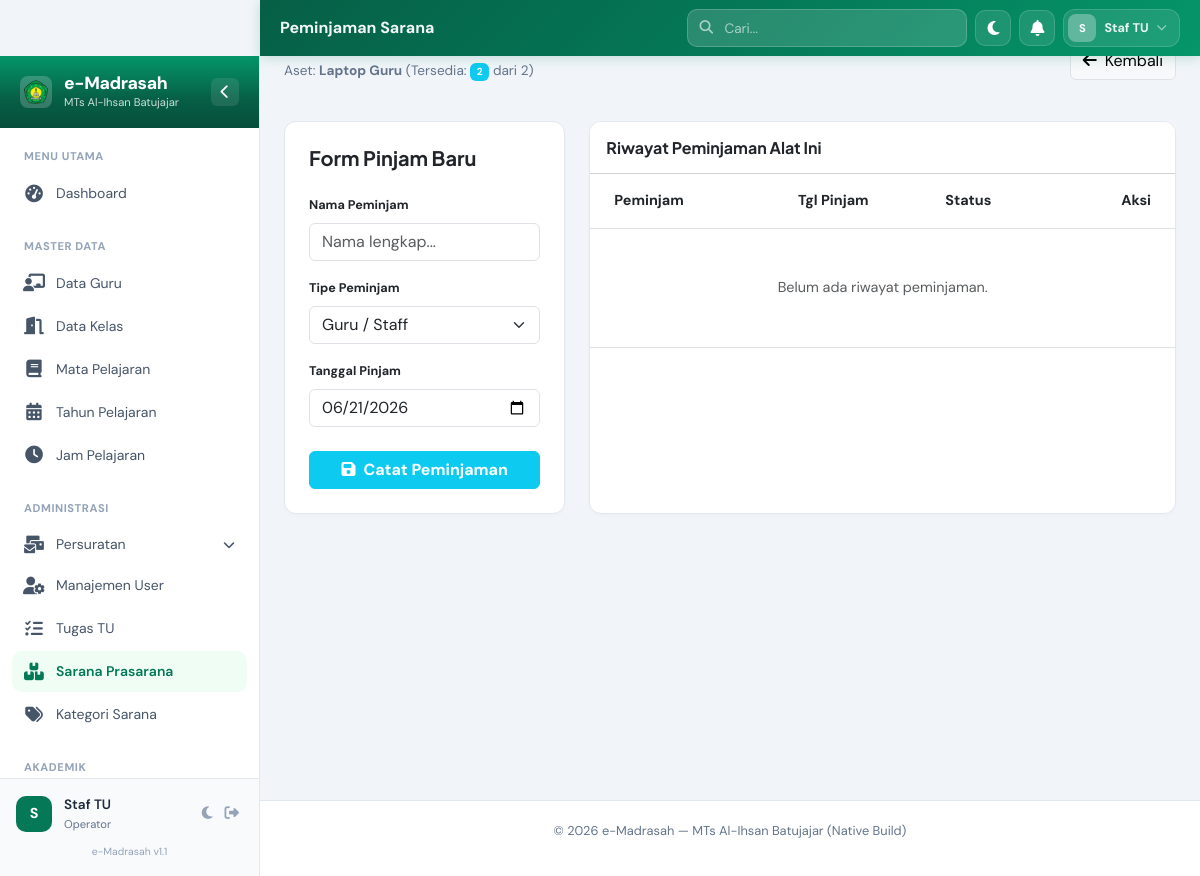
The app's page /modules/sarana/pinjam.php?sarana_id=2 (signed in) with its own data.
### tables this page shows
CREATE TABLE `sarana_prasarana` (
  `id` bigint unsigned NOT NULL AUTO_INCREMENT,
  `kode_sarana` varchar(255) NOT NULL,
  `nama_sarana` varchar(255) NOT NULL,
  `kategori_id` bigint unsigned NOT NULL,
  `spesifikasi` text,
  `jumlah` int NOT NULL DEFAULT '1',
  `stok_tersedia` int DEFAULT '0',
  `kondisi` enum('baik','rusak_ringan','rusak_berat','hilang') NOT NULL DEFAULT 'baik',
  `lokasi_ruang` varchar(255) DEFAULT NULL,
  `tahun_pengadaan` year DEFAULT NULL,
  `foto` varchar(255) DEFAULT NULL,
  `created_at` timestamp NULL DEFAULT NULL,
  `updated_at` timestamp NULL DEFAULT NULL,
  PRIMARY KEY (`id`),
  UNIQUE KEY `sarana_prasarana_kode_sarana_unique` (`kode_sarana`),
  KEY `sarana_prasarana_kategori_id_foreign` (`kategori_id`),
  CONSTRAINT `sarana_prasarana_kategori_id_foreign` FOREIGN KEY (`kategori_id`) REFERENCES `kategori_sarana` (`id`) ON DELETE RESTRICT
);

### modules/sarana/pinjam.php (the view, shortened to what this page needs)
<?php
include __DIR__ . '/../../includes/header.php';
$sarana_id = isset($_GET['sarana_id']) ? (int)$_GET['sarana_id'] : 0;
$stmt = $pdo->prepare("SELECT * FROM sarana_prasarana WHERE id = ?");
$stmt->execute([$sarana_id]);
$sarana = $stmt->fetch();
$stmt_history = $pdo->prepare("SELECT * FROM peminjaman_sarana WHERE sarana_id = ? ORDER BY tanggal_pinjam DESC");
$stmt_history->execute([$sarana_id]);
$history = $stmt_history->fetchAll();
?>
<div class="page-header mb-4 fade-in">
    <div>
        <h2 class="page-title"><i class="fas fa-hand-holding me-2 text-info"></i>Peminjaman Barang</h2>
        <p class="page-subtitle">Aset: <strong><?php echo $sarana['nama_sarana']; ?></strong> (Tersedia: <span class="badge bg-info"><?php echo $sarana['stok_tersedia']; ?></span> dari <?php echo $sarana['jumlah']; ?>)</p>
    </div>
    <div>
        <a href="index.php" class="btn btn-light border">
            <i class="fas fa-arrow-left me-2"></i>Kembali
        </a>
    </div>
</div>
<div class="row g-4 fade-in">
    <div class="col-xl-4">
        <div class="card border-0 shadow-sm p-4 h-100">
            <h5 class="fw-bold mb-4">Form Pinjam Baru</h5>
            <form action="pinjam_store.php" method="POST">
                <div class="mb-3">
                    <label class="form-label small fw-bold">Nama Peminjam</label>
                    <input type="text" name="peminjam" class="form-control" placeholder="Nama lengkap..." required>
                </div>
                <div class="mb-3">
                    <label class="form-label small fw-bold">Tipe Peminjam</label>
                    <select name="tipe_peminjam" class="form-select" required>
                        <option value="Guru">Guru / Staff</option>
                    </select>
                </div>
                <div class="mb-3">
                    <label class="form-label small fw-bold">Tanggal Pinjam</label>
                    <input type="date" name="tanggal_pinjam" class="form-control" value="<?php echo date('Y-m-d'); ?>" required>
                </div>
                <div class="d-grid mt-4">
                    <?php if ($sarana['stok_tersedia'] > 0): ?>
                        <button type="submit" class="btn btn-info text-white fw-bold">
                            <i class="fas fa-save me-2"></i>Catat Peminjaman
                        </button>
                    <?php else: ?>
                        <button type="button" class="btn btn-secondary fw-bold" disabled>
                            <i class="fas fa-times-circle me-2"></i>Stok Habis
                        </button>
                    <?php endif; ?>
                </div>
            </form>
        </div>
    </div>
    <div class="col-xl-8">
        <div class="card border-0 shadow-sm overflow-hidden h-100">
            <div class="card-header bg-white py-3">
                <h6 class="mb-0 fw-bold">Riwayat Peminjaman Alat Ini</h6>
            </div>
            <div class="table-responsive">
                <table class="table table-hover align-middle mb-0">
                    <thead class="bg-gray-50">
                        <tr>
                            <th class="px-4 py-3">Peminjam</th>
                            <th class="py-3">Tgl Pinjam</th>
                            <th class="py-3">Status</th>
                            <th class="px-4 py-3 text-end">Aksi</th>
                        </tr>
                    </thead>
                    <tbody>
                        <?php if (empty($history)): ?>
                        <tr>
                            <td colspan="4" class="text-center py-5 text-muted">Belum ada riwayat peminjaman.</td>
                        </tr>
                        <?php endif; ?>
                    </tbody>
                </table>
            </div>
        </div>
    </div>
</div>
<?php include __DIR__ . '/../../includes/footer.php'; ?>

### assets/css/custom.css (style rules this page uses)
:root { --em-green-950: #022c22; --em-green-900: #064e3b; --em-green-800: #065f46; --em-green-700: #047857; --em-green-600: #059669; --em-green-500: #10b981; --em-green-200: #a7f3d0; --em-green-100: #d1fae5; --em-green-50 : #f0fdf4; --em-gold : #b45309; --em-gold-light: #fef3c7; --em-gray-950: #020617; --em-gray-900: #0f172a; --em-gray-800: #1e293b; --em-gray-700: #334155; --em-gray-600: #475569; --em-gray-500: #64748b; --em-gray-400: #94a3b8; --em-gray-300: #cbd5e1; --em-gray-200: #e2e8f0; --em-gray-100: #f1f5f9; --em-gray-50 : #f8fafc; --em-white : #ffffff; --em-primary : var(--em-green-700); --em-primary-dark : var(--em-green-800); --em-primary-darker : var(--em-green-900); --em-surface : var(--em-white); --em-bg : #f1f5f9; --em-border : #e2e8f0; --em-text : #1e293b; --em-text-muted : #64748b; --em-sidebar-w : 260px; --em-sidebar-collapsed-w: 75px; --em-header-h : 56px; --em-r-md : 10px; --em-r-lg : 14px; --em-r-xl : 20px; --em-r-full: 9999px; --em-ease : cubic-bezier(0.4, 0, 0.2, 1); --em-dur : 250ms; }
body { font-family: 'DM Sans', 'Segoe UI', system-ui, sans-serif; background: var(--em-bg); color: var(--em-text); font-size: 0.9rem; -webkit-font-smoothing: antialiased; overflow-x: hidden; transition: background-color 0.3s ease, color 0.3s ease; }
h1, h2, h3, h4, h5, h6 { font-family: 'Plus Jakarta Sans', sans-serif; font-weight: 700; }
.fade-in { animation: emFadeIn 0.5s ease both; }
.card { border-radius: 12px !important; border: 1px solid var(--em-border) !important; box-shadow: 0 2px 4px rgba(0,0,0,0.02) !important; background: var(--em-white); transition: transform 0.2s, box-shadow 0.2s; }
.fade-in { animation: fadeIn 0.4s ease-out; }
.page-header { display: flex; flex-wrap: wrap; gap: 16px; justify-content: space-between; align-items: center; margin-bottom: 24px; }
.page-title { font-size: 1.5rem; font-weight: 800; color: var(--em-gray-900); }
.page-subtitle { font-size: 0.85rem; color: var(--em-gray-500); }

### records on screen
sarana_prasarana: nama_sarana "Laptop Guru", stok_tersedia "2", jumlah "2"

### other values on screen
$page_title "Peminjaman Sarana"
substr($_SESSION['user_name'] ?? 'A', 0, 1) "S"
$_SESSION['user_name'] "Staf TU"
$_SESSION['user_role'] "Operator"
